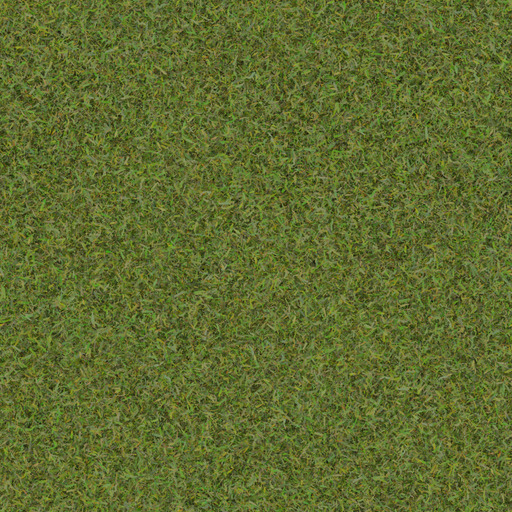
#> input picture tools/scans/Grass004_Color.jpg, 512 x 512 px
$ python -i shader_judge.py   (imports and definitions only)
#> lines starting #> are read from the running program, lines starting #| are printed output that depends on the picture; after the words box and inside, x2 and y2 are one past the last pixel; in counts of white or black regions, pixels touching at a corner belong together
"""Measure eyes stills for the shader pack's slices (design/own_shader_pack.md, "How it is judged"): numbers, not eyeballs.

Each lane's stills are measured on the same crops with the same masks, so lanes (plain, the old pack, ours) compare
like for like:

  lawn       grass pixels (hue 60-150 degrees, saturation >= 0.25): median hue, median value (V), and blue / green
             of their mean - the olive-cast check (the old pack's stills lost a third of their blue)
  shade      lawn luma p10 / p75: grass in a building's shadow against grass in the sun (visible, never black)
  fill       the lawn's luma split in two (Otsu): mean of the darker class / mean of the lighter - grass in shadow against
             grass in the sun - and the darker class's share of the lawn; "floor" is the lawn's luma p1 / the lighter
             mean, the darkest shadow anywhere. Both are judged against two-sided bands per time of day (BANDS); a
             value outside its band is marked with "!" (too dark kills the read of units in shade, too light means no
             shadow at all)
  night      a night still's luma p50 against NIGHT_LUMA (two-sided): an absolute gate, since a ratio cannot tell a lit
             night from a noon
  white      near-white pixels (saturation < 0.15, V >= 0.55): luma p95 - the capitol's walls, white but unclipped
  clipped    share of pixels with any channel at 254 or more
  detail     mean absolute difference from a 9-pixel box blur, on luma: texture and edge contrast
  luma       p5 / p50 / p95 over the crop

    python3 tools/shader_judge.py --lane plain=DIR --lane ours=DIR [--lane old=DIR] [--stills a.png,b.png] [--hud]
    python3 tools/shader_judge.py --fetch eyes-keep-123 DIR     # a lane's stills from its eyes branch (gh api)

Stills named in --stills (default: every bat_eyes_*.png in the first lane's folder) are looked up in each lane's
folder by name. --hud crops the tour's HUD away (top 10%, bottom 28%); structure photos hide the HUD and use the
whole frame minus a 5% border. Prints a Markdown table.
"""

import argparse
import base64
import json
import os
import subprocess
import sys

import numpy as np
from PIL import Image, ImageFilter

LUMA = np.array([0.2126, 0.7152, 0.0722], dtype=np.float32)

# (fill low, fill high, floor low, floor high) per still suffix: shadowed / sunlit grass on screen. Noon and morning
# keep a clear shadow with a strong fill (Erin, #386 r5: shadowed light ~35-45% of lit, i.e. ~0.62-0.70 on screen). The
# day fill's top edge is the design's 0.70 (design/own_shader_pack.md: shadow / lit 0.45-0.70); its low edge is r5's,
# tighter than the design's 0.45. Dusk and night may have a deeper shadow (fill from 0.45), but the darkest shadow
# (floor) keeps the same 0.35 at every time: units in shade must read at night too, and the old pack's floor is ~0.42.
# How dark the night is as a whole is NIGHT_LUMA's job, not the shadow ratio's
# Retired day band (0.55, 0.70, 0.35, 0.75), Oct 30: lovish's option "B" of the light pass lifts the shadows (the
# critic's 4.5/10 against Complementary: our shadows ~0.28 flat on a 0.37 lawn, the benchmark's ~0.45 and soft). The
# light table now keeps SHADOW_FILL_SHARE 0.62 of the sunlit lawn's light in a cast shadow (lib/settings.glsl), ~0.78
# on screen; the band moves with it rather than widening: fill 0.72-0.85 (still a clear shadow, never gone), floor from
# 0.45 (the contact AO's floor, CONTACT_AO_FLOOR 0.85, keeps creases readable). Dusk and night keep theirs
# Retired day band (0.72, 0.85, 0.45, 0.85), Oct 30, light pass 2: on the pass-1 stills that band passed shadows that
# read as an edgeless darkening (critic 5.5/10: shadow side ~0.90 of the lit lawn on screen, "things float") and darks
# lifted to ~0.23 (target 0.12-0.15). final.fsh's S-curve round the lit lawn (lib/settings.glsl S_CURVE_*) takes a cast
# shadow to ~0.71 of the lawn and the darks down in proportion; it also spreads the lawn's own grain (detail 0.045 ->
# ~0.057, the benchmark's), which the Otsu split counts too. Applied to the pass-1 rts_close stills the curve measures
# fill 0.66 and floor 0.29-0.30 (scratchpad simulation), so the band moves there, no wider: fill 0.60-0.74, floor
# 0.25-0.45 (the blackest shadowed lawn ~0.12-0.15 against a ~0.45 lit mean; above 0.45 the darks are floored again)
# Retired dusk band (0.45, 0.75, 0.35, 0.75), Oct 30, light pass 3: t11800 inside it read as a dim room (critic 6.5/10:
# lit lawn 0.22-0.24, shadow 0.15, sun / shadow 1.5:1). The coordinator's target is warm light raking across the grass:
# lit lawn 0.36-0.40, shadowed 0.12-0.14, a ratio of 2.8:1 or more. By the model of the new low-sun row (lib/light.glsl
# SUN_LOW, LOW_SUN_RAKE) and the S-curve taken whole at that height: shadow / lit ~0.34. The band moves there at a
# similar width: fill 0.28-0.42, floor 0.18-0.42 (a crease in a long shadow ~0.08 against a ~0.38 lit lawn)
# Retired day band (0.60, 0.74, 0.25, 0.45), Oct 30, light pass 13: the critic on pass 11 (5.5/10 against Complementary's
# 7.0) wants cast shadows 0.22-0.25 under a 0.43-0.46 lawn (>= 1.8:1); SHADOW_FILL_SHARE 0.62 -> 0.34 puts a cast shadow
# at ~0.55 of the lit lawn by the model, inside the design's 0.45-0.70. Fill 0.48-0.64, the floor unchanged
# Retired day band (0.48, 0.64, 0.25, 0.45), Oct 30, light pass 15: the first stills with our own pack (lp14o) put the
# 5000 cast shadow at 0.44 of the lawn; the coordinator's target is 0.6-0.65 (Complementary ~0.78). Fill 0.55-0.70
BANDS = {"day": (0.55, 0.70, 0.25, 0.45), "dusk": (0.28, 0.42, 0.18, 0.42), "night": (0.45, 0.80, 0.35, 0.80)}
# luma p50 of a night still: lit enough to play (lanterns, moon), dark enough to read as night (day stills sit ~0.37)
NIGHT_LUMA = (0.10, 0.30)


# [6 lines left out: function band_for, not called in this run]


def otsu_split(x):
    """The threshold that best splits x in two classes (Otsu, 256 bins)."""
    hist, edges = np.histogram(x, bins=256, range=(0.0, 1.0))
    p = hist.astype(np.float64) / max(hist.sum(), 1)
    mids = (edges[:-1] + edges[1:]) * 0.5
    w0 = np.cumsum(p)
    m0 = np.cumsum(p * mids)
    total = m0[-1]
    w1 = 1.0 - w0
    between = np.where((w0 > 0) & (w1 > 0), (total * w0 - m0) ** 2 / np.maximum(w0 * w1, 1e-12), 0.0)
    return float(edges[int(np.argmax(between)) + 1])


def crop(img, hud):
#> called with hud = False
    w, h = img.size
#> w = 512; h = 512
    box = (int(w * 0.1), int(h * 0.1), int(w * 0.9), int(h * 0.72)) if hud else \
        (int(w * 0.05), int(h * 0.05), int(w * 0.95), int(h * 0.95))
#> box = (25, 25, 486, 486)
    return img.crop(box)
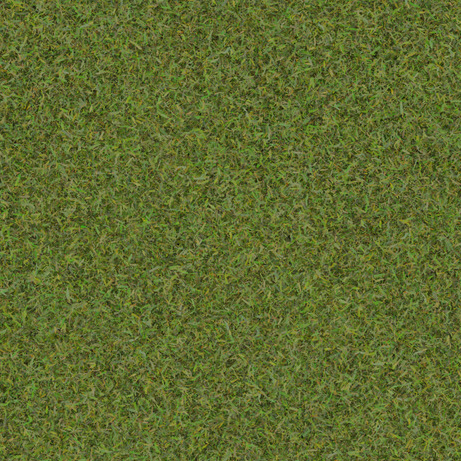
#> returned value: PIL image 461x461 RGB; mean R, G, B 96.3, 108.4, 48.3


def hsv(rgb):
    """Hue in degrees, saturation and value of an (..., 3) float array in 0..1."""
    mx, mn = rgb.max(-1), rgb.min(-1)
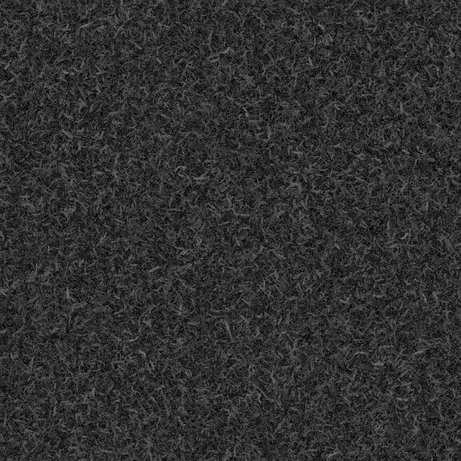
#> mn: shape (461, 461) float32; min 0, max 0.518, mean 0.19
    d = mx - mn
    s = np.where(mx > 0, d / np.maximum(mx, 1e-6), 0.0)
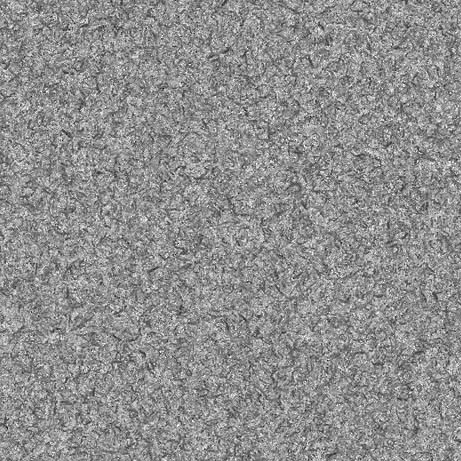
#> s: shape (461, 461) float32; min 0.0583, max 1, mean 0.563
    r, g, b = rgb[..., 0], rgb[..., 1], rgb[..., 2]
    safe = np.maximum(d, 1e-6)
    h = np.where(mx == r, ((g - b) / safe) % 6, np.where(mx == g, (b - r) / safe + 2, (r - g) / safe + 4)) * 60.0
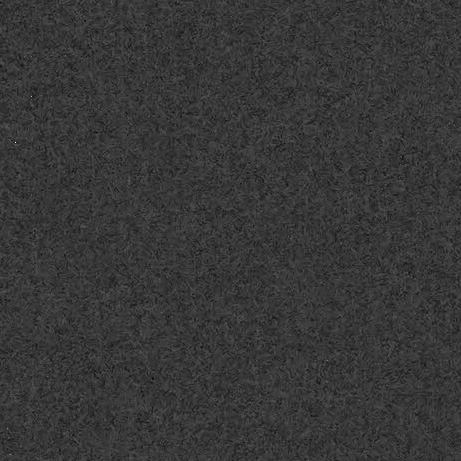
#> h: shape (461, 461) float32; min 2.22, max 320, mean 71.6; drawn with min black and max white
    return np.where(d > 0, h, 0.0), s, mx


def measure(path, hud=False):
    """The numbers of one still, as a dict (None where a mask is empty)."""
    img = crop(Image.open(path).convert("RGB"), hud)
    c = np.asarray(img).astype(np.float32) / 255.0
    luma = c @ LUMA
    h, s, v = hsv(c)
    out = {"luma": tuple(float(np.percentile(luma, q)) for q in (5, 50, 95))}
#> out = {'luma': (0.261, 0.402, 0.524)}
    grass = (h >= 60) & (h <= 150) & (s >= 0.25) & (v >= 0.02)   # dark enough to keep grass in deep shadow
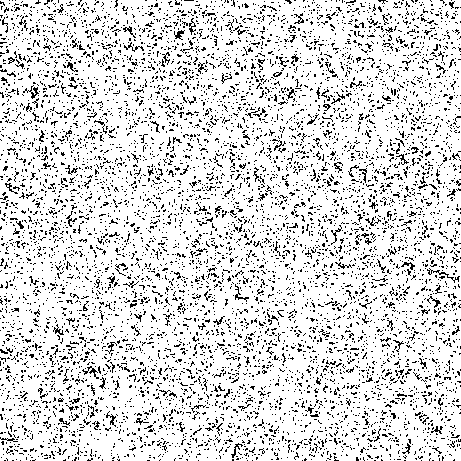
#> grass: shape (461, 461) bool; 85.9% white; black in thin lines or dots
    out["lawn_share"] = float(grass.mean())
    if grass.sum() >= 200:
        gl = luma[grass]
        mean = c[grass].mean(0)
#> mean = [0.37, 0.43, 0.188]
        out["lawn_hue"] = float(np.median(h[grass]))
        out["lawn_v"] = float(np.median(v[grass]))
        out["lawn_bg"] = float(mean[2] / max(mean[1], 1e-6))
        out["shade"] = float(np.percentile(gl, 10) / max(np.percentile(gl, 75), 1e-6))
        t = otsu_split(gl)
#> in otsu_split, `hist, edges = np.histogram(x, bins=256, range=(0.0, 1.0))`: hist = 256 values, max 3341 at index 106, min 0 at index 0, mean 712.7; edges = 257 values from 0 to 1
#> in otsu_split, `p = hist.astype(np.float64) / max(hist.sum(), 1)`: p = 256 values, max 0.0183 at index 106, min 0 at index 0, mean 0.00391
#> in otsu_split, `mids = (edges[:-1] + edges[1:]) * 0.5`: mids = 256 values from 0.00195 to 0.998
#> in otsu_split, `w0 = np.cumsum(p)`: w0 = 256 values from 0 to 1
#> in otsu_split, `m0 = np.cumsum(p * mids)`: m0 = 256 values from 0 to 0.4
#> in otsu_split, `total = m0[-1]`: total = 0.4
#> in otsu_split, `w1 = 1.0 - w0`: w1 = 256 values, max 1 at index 0, min -4.44e-16 at index 162, mean 0.398
#> in otsu_split, `between = np.where((w0 > 0) & (w1 > 0), (total * w0 - m0) ** 2 / np.ma..`: between = 256 values, max 0.00429 at index 100, min 0 at index 0, mean 0.000915
#> t = 0.395
        dark, lit = gl[gl < t], gl[gl >= t]
        out["shadow_share"] = float(dark.size / gl.size)
        if dark.size >= 100 and lit.size >= 100:
            out["fill"] = float(dark.mean() / max(lit.mean(), 1e-6))
            out["floor"] = float(np.percentile(gl, 1) / max(lit.mean(), 1e-6))
        else:
            out["fill"] = out["floor"] = None
    else:
        out["lawn_hue"] = out["lawn_v"] = out["lawn_bg"] = out["shade"] = out["fill"] = out["floor"] = None
        out["shadow_share"] = None
    white = (s < 0.15) & (v >= 0.55)
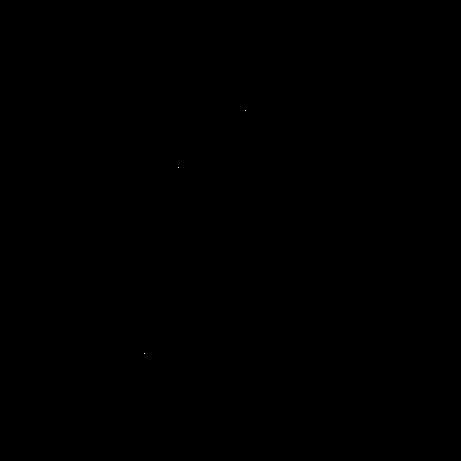
#> white: shape (461, 461) bool; 0% white in thin lines or dots, all inside (x1, y1, x2, y2) = (144, 110, 246, 354)
    out["white_p95"] = float(np.percentile(luma[white], 95)) if white.sum() >= 200 else None
    out["clipped"] = float((c.max(-1) >= 254 / 255).mean())
    blur = np.asarray(Image.fromarray((luma * 255).astype(np.uint8)).filter(ImageFilter.BoxBlur(4))) / 255.0
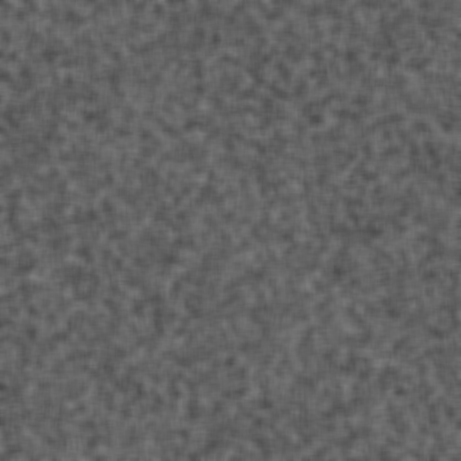
#> blur: shape (461, 461) float64; min 0.298, max 0.486, mean 0.396
    out["detail"] = float(np.abs(luma - blur).mean())
    return out


def fmt(x, digits=3):
    return "-" if x is None else ("%." + str(digits) + "f") % x


def fmt_band(x, lo, hi):
    """x to two places, marked "!" outside [lo, hi]."""
    return "-" if x is None else "%.2f%s" % (x, "" if lo <= x <= hi else "!")


# [58 lines left out: functions table, fetch, main, not called in this run]


# [2 lines not run here, left out]

>>> result = measure('scans/Grass004_Color.jpg')
#> result = 12 items

$ run again, on tools/scans/Ground106_Color.jpg
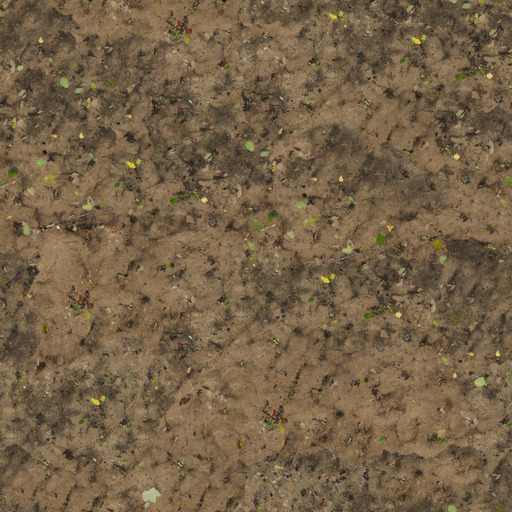
#> input picture tools/scans/Ground106_Color.jpg, 512 x 512 px
#> in crop, `w, h = img.size`: w = 512
#> box = (25, 25, 486, 486)
#> out = {'luma': (0.251, 0.405, 0.508)}
#> in measure, `grass = (h >= 60) & (h <= 150) & (s >= 0.25) & (v >= 0.02)`:
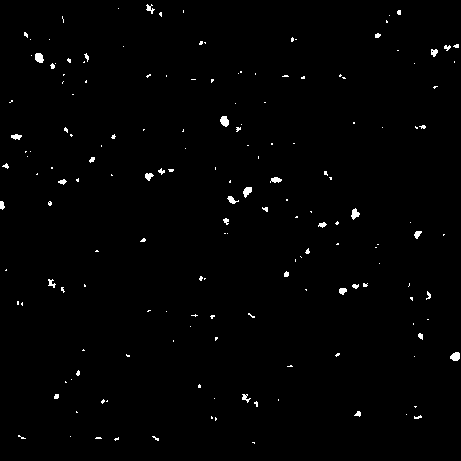
#> grass: shape (461, 461) bool; 0.97% white; 169 white regions (136 under 20 px), largest, box (x1, y1, x2, y2) and area: (220, 116, 229, 127) 73, (35, 53, 44, 63) 71, (450, 352, 460, 361) 70
#> gl = 2055 values, max 0.768 at index 73, min 0.0848 at index 407, mean 0.471
#> mean = [0.453, 0.5, 0.236]
#> hist = 256 values, max 37 at index 88, min 0 at index 0, mean 8.03; edges = 257 values from 0 to 1
#> p = 256 values, max 0.018 at index 88, min 0 at index 0, mean 0.00391
#> mids = 256 values from 0.00195 to 0.998
#> w0 = 256 values from 0 to 1
#> m0 = 256 values from 0 to 0.471
#> total = 0.471
#> w1 = 256 values, max 1 at index 0, min 3.33e-16 at index 196, mean 0.469
#> between = 256 values, max 0.0121 at index 120, min 0 at index 0, mean 0.00344
#> t = 0.473
#> dark = 1052 values, max 0.473 at index 636, min 0.0848 at index 253, mean 0.363; lit = 1003 values, max 0.768 at index 31, min 0.473 at index 738, mean 0.584
#> white: shape (461, 461) bool; 0% white in thin lines or dots, all inside (x1, y1, x2, y2) = (440, 156, 441, 157)
#> in measure, `blur = np.asarray(Image.fromarray((luma * 255).astype(np.uint8)).filte..`:
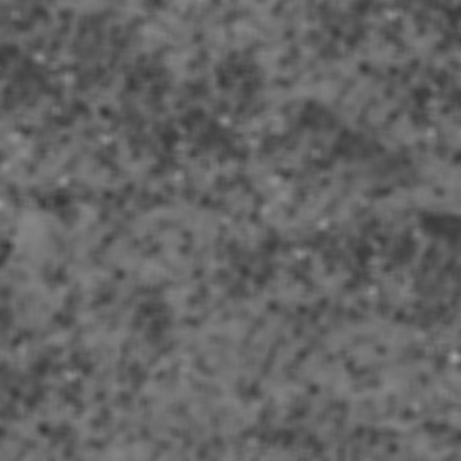
#> blur: shape (461, 461) float64; min 0.216, max 0.624, mean 0.393
#> result = 12 items
